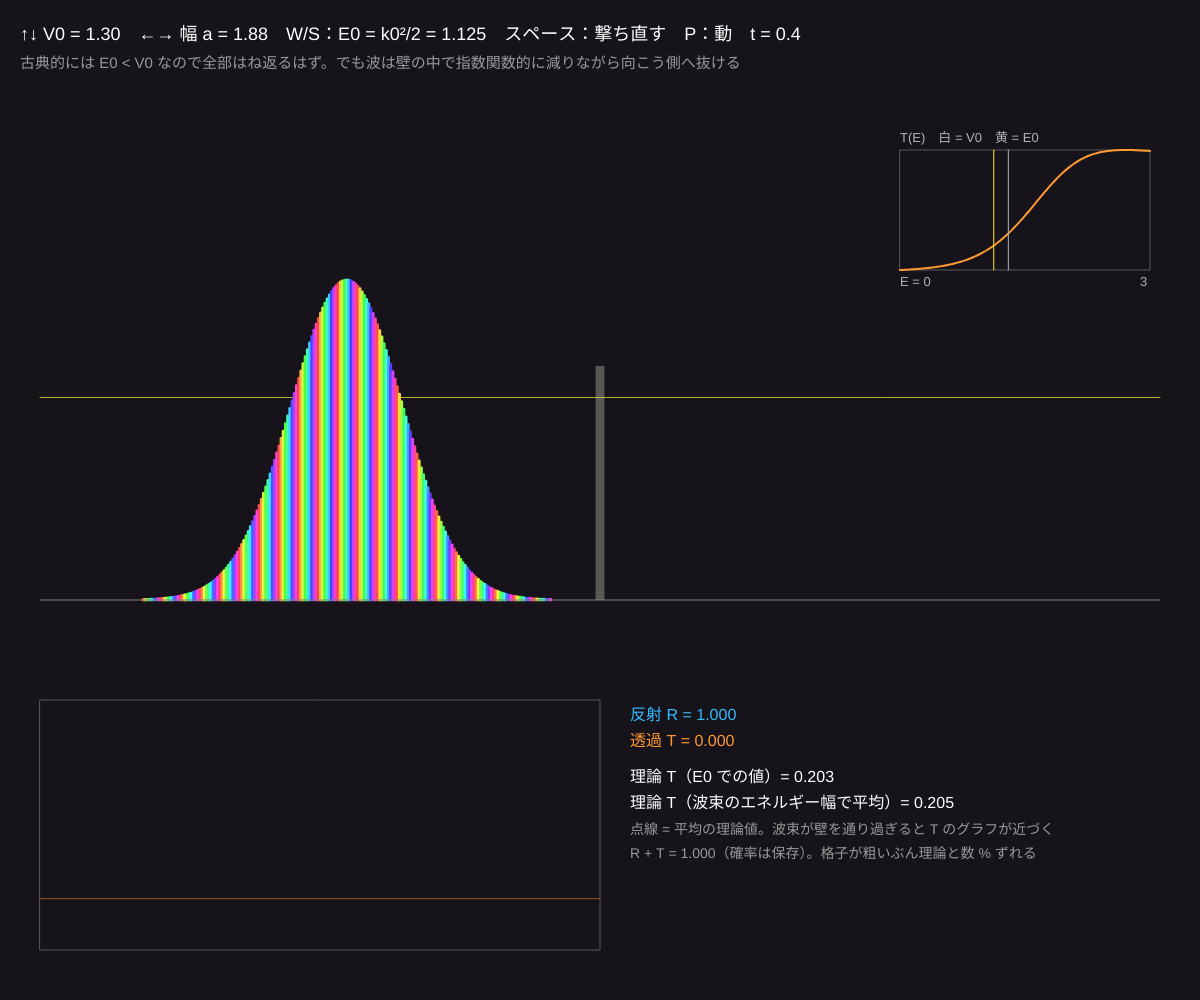
Frame 1 (no input)
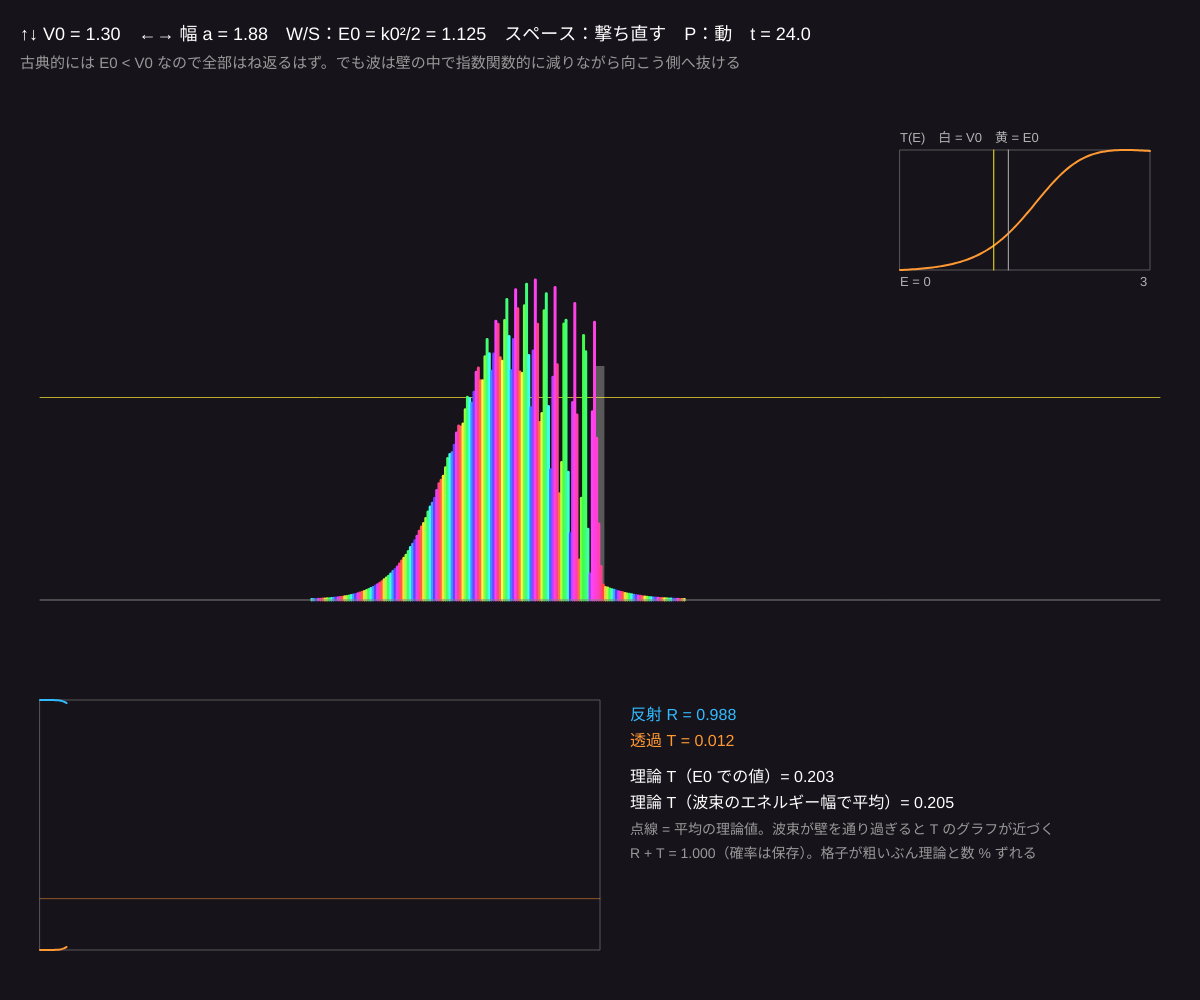
Frame 60 (no input)
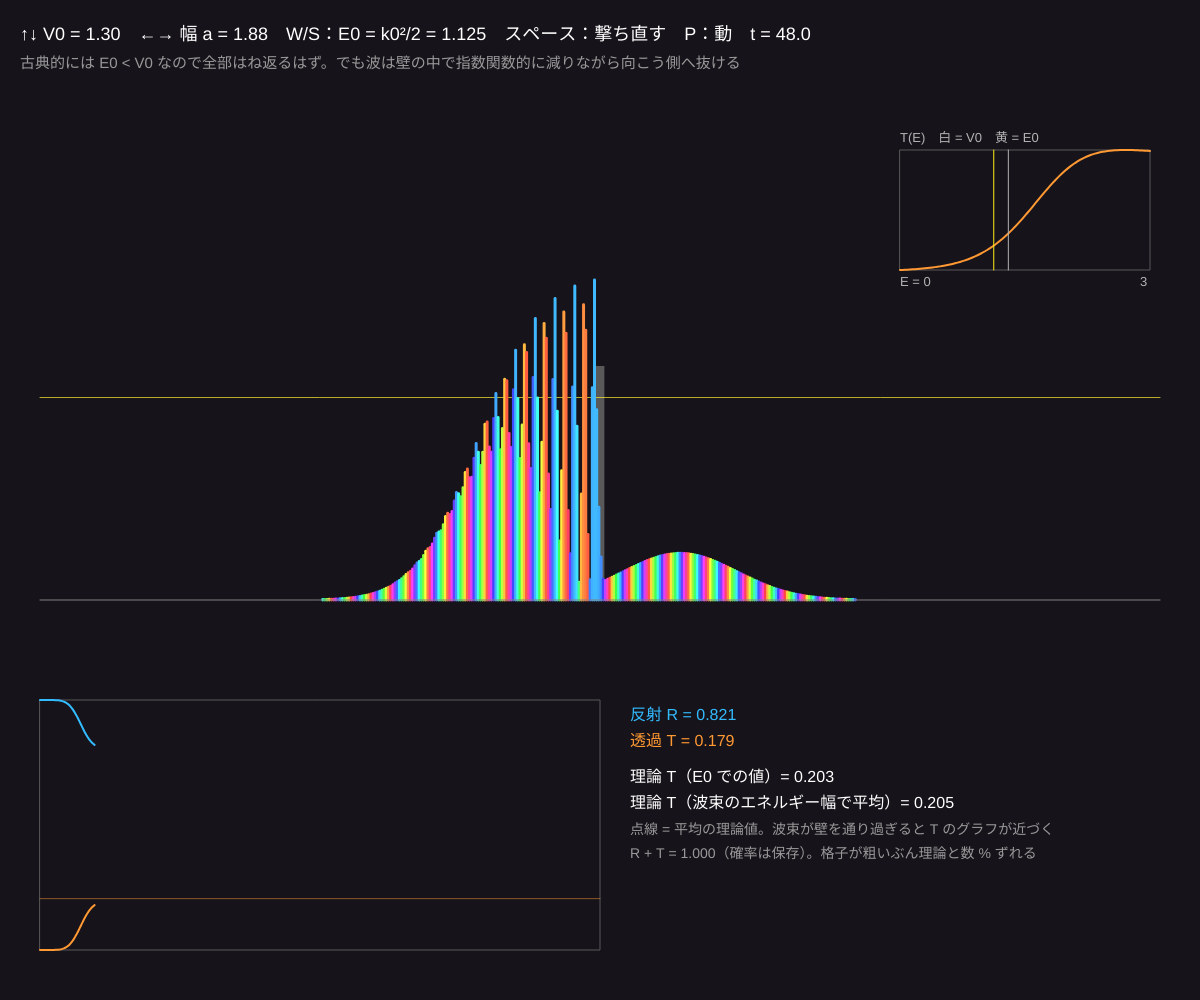
Frame 120 (the mouse pressed at the canvas centre since frame 60)

The p5.js sketch that drew these frames (run headless with seeded random() and noise() and a simulated clock; from frame 60 on, the mouse is pressed at the canvas centre):

// p5.js sketch
// ── sketch.js
// ============================================
// 04 トンネル効果
// エネルギー E が壁の高さ V0 より低くても、波束の一部は壁を「すり抜ける」
//   透過率（理論, E < V0）：T = 1 / (1 + V0² sinh²(κa) / (4E(V0 − E)))、κ = √(2(V0 − E))   （ħ = m = 1）
// ↑↓ = 壁の高さ V0 / ←→ = 壁の幅 a / W/S = 波束のエネルギー（k0） / スペース = 撃ち直す / P = 一時停止
// ============================================

const N = 512;              // ★ 格子点の数
const L = 240;              // x の範囲 −120 〜 120
const dt = 0.05;
let sub = 8;                // ★ 1 フレームに進める歩数
let dx = L / N;
let V0 = 1.3;               // ★ 壁の高さ
let barrierCells = 4;       // ★ 壁の幅（格子のマス数）。幅 a = マス数 × dx
let barrierW = barrierCells * dx;
let k0 = 1.5;               // ★ 波数（E = k0²/2）
let sigma = 12;             // 波束の幅（大きいほどエネルギーがそろう）
let re = new Float64Array(N), im = new Float64Array(N);
let V = new Float64Array(N), ks = new Float64Array(N);
let kc = new Float64Array(N), kS = new Float64Array(N), vc = new Float64Array(N), vS = new Float64Array(N);
let mask = new Float64Array(N);
let lostL = 0, lostR = 0;   // 端で吸い込んだ確率（左 = 反射、右 = 透過 として数える）
let tSim = 0, paused = false;
let histTR = [];           // T と R の時間変化

function setup() {
  createCanvas(windowWidth, windowHeight);
  colorMode(HSB, 360, 100, 100, 100);
  for (let j = 0; j < N; j++) {
    ks[j] = ((2 * PI) / L) * (j < N / 2 ? j : j - N);
    kc[j] = cos(-(ks[j] * ks[j] * dt) / 2); kS[j] = sin(-(ks[j] * ks[j] * dt) / 2);
    let d = min(j, N - 1 - j), W = 50;
    mask[j] = d < W ? 1 - 0.04 * sq((W - d) / W) : 1;
  }
  shoot();
}
function xAt(j) { return -L / 2 + j * dx; }

function shoot() {
  barrierW = barrierCells * dx;
  for (let j = 0; j < N; j++) {
    // 真ん中の barrierCells マスだけ V0（幅 a = マス数 × dx。理論の式もこの a を使う）
    let j0 = N / 2 - floor(barrierCells / 2);
    V[j] = j >= j0 && j < j0 + barrierCells ? V0 : 0;
    vc[j] = cos((-V[j] * dt) / 2); vS[j] = sin((-V[j] * dt) / 2);
  }
  let s = 0, x0 = -55;
  for (let j = 0; j < N; j++) {
    let x = xAt(j), a = exp(-sq(x - x0) / (4 * sigma * sigma));
    re[j] = a * cos(k0 * x); im[j] = a * sin(k0 * x); s += a * a * dx;
  }
  for (let j = 0; j < N; j++) { re[j] /= sqrt(s); im[j] /= sqrt(s); }
  lostL = lostR = 0; tSim = 0; histTR = [];
}

// ★ 長方形の壁の透過率（解析解）
function transmission(E) {
  if (E <= 0) return 0;
  let a = barrierW;
  if (abs(E - V0) < 1e-6) return 1 / (1 + (a * a * V0) / 2);
  if (E < V0) { let kap = sqrt(2 * (V0 - E)), sh = Math.sinh(min(kap * a, 30)); return 1 / (1 + (V0 * V0 * sh * sh) / (4 * E * (V0 - E))); }
  let kk = sqrt(2 * (E - V0)), sn = sin(kk * a);
  return 1 / (1 + (V0 * V0 * sn * sn) / (4 * E * (E - V0)));
}

function rot(c, s) { for (let j = 0; j < N; j++) { let a = re[j], b = im[j]; re[j] = a * c[j] - b * s[j]; im[j] = a * s[j] + b * c[j]; } }

function draw() {
  background(280, 25, 10);
  if (!paused) for (let i = 0; i < sub; i++) {
    rot(vc, vS); fft(re, im, false); rot(kc, kS); fft(re, im, true); rot(vc, vS);
    for (let j = 0; j < N; j++) {               // 吸い込んだ分を左右別に記録してから減らす
      if (mask[j] < 1) { let p = (re[j] * re[j] + im[j] * im[j]) * (1 - mask[j] * mask[j]) * dx; if (j < N / 2) lostL += p; else lostR += p; }
      re[j] *= mask[j]; im[j] *= mask[j];
    }
    tSim += dt;
  }
  // 壁の左（反射）・右（透過）にある確率
  let pL = lostL, pR = lostR, pmax = 0;
  for (let j = 0; j < N; j++) { let p = re[j] * re[j] + im[j] * im[j]; if (xAt(j) < 0) pL += p * dx; else pR += p * dx; pmax = max(pmax, p); }
  if (frameCount % 3 === 0 && histTR.length < 400) histTR.push({ R: pL, T: pR });

  // 理論：波束がもつエネルギーの分布で T(E) を平均（運動量の分布はガウス、幅 1/(2σ)）
  let E0 = (k0 * k0) / 2, sk = 1 / (2 * sigma), tAvg = 0, wsum = 0;
  for (let q = -3; q <= 3; q += 0.1) { let k = k0 + q * sk, wgt = exp(-q * q / 2); tAvg += wgt * transmission((k * k) / 2); wsum += wgt; }
  tAvg /= wsum;

  // --- 波束と壁 ---
  let left = 40, w = width - 80, base = height * 0.6, eS = height * 0.18;
  let px = (j) => left + (j / (N - 1)) * w;
  noStroke(); fill(0, 0, 35);
  let j0 = N / 2 - floor(barrierCells / 2), bx1 = left + ((j0 - 0.5) / (N - 1)) * w, bx2 = left + ((j0 + barrierCells - 0.5) / (N - 1)) * w;
  rect(bx1, base - V0 * eS, max(2, bx2 - bx1), V0 * eS);
  stroke(55, 80, 100, 70); strokeWeight(1); line(left, base - E0 * eS, left + w, base - E0 * eS);
  strokeWeight(w / N + 0.8);
  let hs = (height * 0.32) / max(pmax, 0.01);
  for (let j = 0; j < N; j++) {
    let p = re[j] * re[j] + im[j] * im[j];
    if (p * hs < 0.4) continue;
    stroke(((atan2(im[j], re[j]) + PI) / TWO_PI) * 360, 75, 100);
    line(px(j), base, px(j), base - p * hs);
  }
  stroke(0, 0, 50); strokeWeight(1); line(left, base, left + w, base);

  // --- R と T のバーと時間変化 ---
  let gx = left, gy = height * 0.95, gh = height * 0.25, gw = w * 0.5;
  noFill(); stroke(0, 0, 35); rect(gx, gy - gh, gw, gh);
  for (let [k, hue] of [['R', 200], ['T', 30]]) {
    stroke(hue, 80, 100); strokeWeight(2); beginShape();
    for (let i = 0; i < histTR.length; i++) vertex(gx + (i / 400) * gw, gy - histTR[i][k] * gh);
    endShape();
  }
  stroke(30, 80, 100, 50); strokeWeight(1); line(gx, gy - tAvg * gh, gx + gw, gy - tAvg * gh);
  noStroke(); fill(200, 80, 100); textSize(16); text('反射 R = ' + nf(pL, 1, 3), gx + gw + 30, gy - gh + 20);
  fill(30, 80, 100); text('透過 T = ' + nf(pR, 1, 3), gx + gw + 30, gy - gh + 46);
  fill(0, 0, 100); text('理論 T（E0 での値）= ' + nf(transmission(E0), 1, 3), gx + gw + 30, gy - gh + 82);
  text('理論 T（波束のエネルギー幅で平均）= ' + nf(tAvg, 1, 3), gx + gw + 30, gy - gh + 108);
  fill(0, 0, 60); textSize(14); text('点線 = 平均の理論値。波束が壁を通り過ぎると T のグラフが近づく', gx + gw + 30, gy - gh + 134);
  text('R + T = ' + nf(pL + pR, 1, 3) + '（確率は保存）。格子が粗いぶん理論と数 % ずれる', gx + gw + 30, gy - gh + 158);

  // T(E) の小さなグラフ
  let cx = width - 300, cy = 150, cw = 250, ch = 120, Emax = 3;
  noFill(); stroke(0, 0, 35); rect(cx, cy, cw, ch);
  stroke(30, 80, 100); strokeWeight(2); beginShape();
  for (let i = 0; i <= 100; i++) { let E = (i / 100) * Emax; vertex(cx + (E / Emax) * cw, cy + ch - transmission(E) * ch); }
  endShape();
  stroke(0, 0, 70); strokeWeight(1); line(cx + (V0 / Emax) * cw, cy, cx + (V0 / Emax) * cw, cy + ch);
  stroke(55, 90, 100); line(cx + (E0 / Emax) * cw, cy, cx + (E0 / Emax) * cw, cy + ch);
  noStroke(); fill(0, 0, 70); textSize(13);
  text('T(E)　白 = V0　黄 = E0', cx, cy - 8); text('E = 0', cx, cy + ch + 16); text(Emax, cx + cw - 10, cy + ch + 16);

  fill(0, 0, 100); textSize(18);
  text('↑↓ V0 = ' + nf(V0, 1, 2) + '　←→ 幅 a = ' + nf(barrierW, 1, 2) + '　W/S：E0 = k0²/2 = ' + nf(E0, 1, 3) + '　スペース：撃ち直す　P：' + (paused ? '止' : '動') + '　t = ' + nf(tSim, 1, 1), 20, 40);
  fill(0, 0, 60); textSize(15);
  text(E0 < V0 ? '古典的には E0 < V0 なので全部はね返るはず。でも波は壁の中で指数関数的に減りながら向こう側へ抜ける' : 'E0 > V0 なのに一部ははね返る（これも古典にはない）。幅を変えると T が 1 になる「共鳴」がある', 20, 68);
}

function keyPressed() {
  if (key === UP_ARROW) V0 = min(4, V0 + 0.1);
  if (key === DOWN_ARROW) V0 = max(0.1, V0 - 0.1);
  if (key === RIGHT_ARROW) barrierCells = min(20, barrierCells + 1);
  if (key === LEFT_ARROW) barrierCells = max(1, barrierCells - 1);
  if (key === 'w' || key === 'W') k0 = min(2.4, k0 + 0.05);
  if (key === 's' || key === 'S') k0 = max(0.5, k0 - 0.05);
  if (key === 'p' || key === 'P') { paused = !paused; return; }
  if ([UP_ARROW, DOWN_ARROW, LEFT_ARROW, RIGHT_ARROW, 'w', 'W', 's', 'S', ' '].includes(key)) shoot();
}

// ---------- やってみよう ----------
// 1. 幅 a を 1 マスずつ増やすと T はどれだけ速く減る？（ほぼ e^{−2κa} に比例）
// 2. V0 を E0 より少し低くして、T が 1 にならないことを確かめる。幅を変えて T ≈ 1 になる共鳴を探そう
// 3. sigma を 4 にすると波束のエネルギーの幅が広がり、「E0 での理論値」と合わなくなる。平均の理論値とは？
// 4. 壁を 2 枚にして（V の式を変える）、間で波が行き来する「共鳴トンネル」を作ってみよう


// ==================================================
// ここから下は「道具」（複素数の FFT：高速フーリエ変換）
// ==================================================
// re, im：長さ n（2 のべき）の配列をその場で変換する。inv = true で逆変換（1/n で割る）
function fft(re, im, inv) {
  let n = re.length;
  for (let i = 1, j = 0; i < n; i++) {           // ビット反転の並べ替え
    let bit = n >> 1;
    for (; j & bit; bit >>= 1) j ^= bit;
    j ^= bit;
    if (i < j) { let tr = re[i]; re[i] = re[j]; re[j] = tr; let ti = im[i]; im[i] = im[j]; im[j] = ti; }
  }
  for (let len = 2; len <= n; len <<= 1) {       // バタフライ演算
    let ang = ((inv ? 2 : -2) * Math.PI) / len, wr = Math.cos(ang), wi = Math.sin(ang);
    for (let i = 0; i < n; i += len) {
      let cr = 1, ci = 0;
      for (let k = 0; k < len / 2; k++) {
        let a = i + k, b = a + len / 2;
        let xr = re[b] * cr - im[b] * ci, xi = re[b] * ci + im[b] * cr;
        re[b] = re[a] - xr; im[b] = im[a] - xi; re[a] += xr; im[a] += xi;
        let tc = cr * wr - ci * wi; ci = cr * wi + ci * wr; cr = tc;
      }
    }
  }
  if (inv) for (let i = 0; i < n; i++) { re[i] /= n; im[i] /= n; }
}
